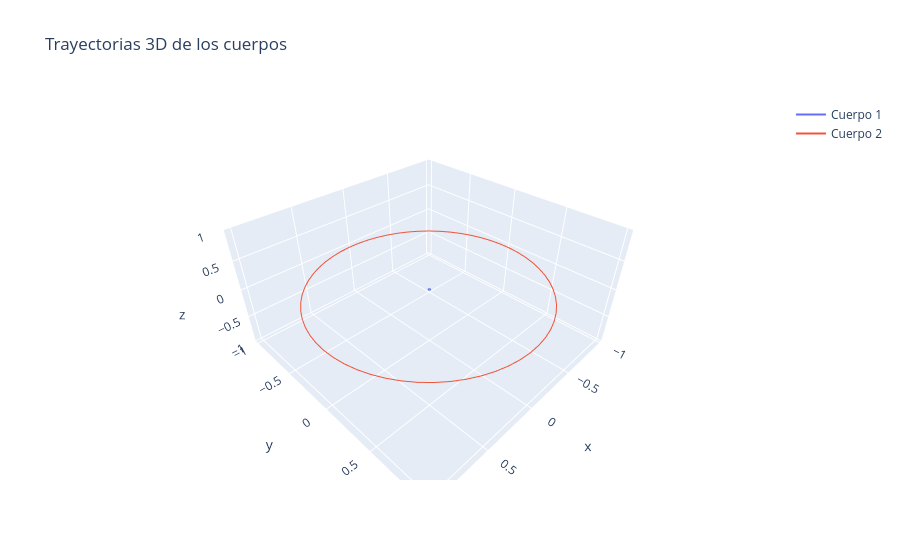

Notebook code for this chart:
### Code cell
fig = go.Figure()

fig.add_trace(go.Scatter3d(
    x=rps[0,:,0], y=rps[0,:,1], z=rps[0,:,2],
    mode='lines',
    name='Cuerpo 1'
))

fig.add_trace(go.Scatter3d(
    x=rps[1,:,0], y=rps[1,:,1], z=rps[1,:,2],
    mode='lines',
    name='Cuerpo 2'
))

fig.update_layout(
    title='Trayectorias 3D de los cuerpos',
    scene=dict(
        xaxis_title='x',
        yaxis_title='y',
        zaxis_title='z'
    )
)

fig.show()
